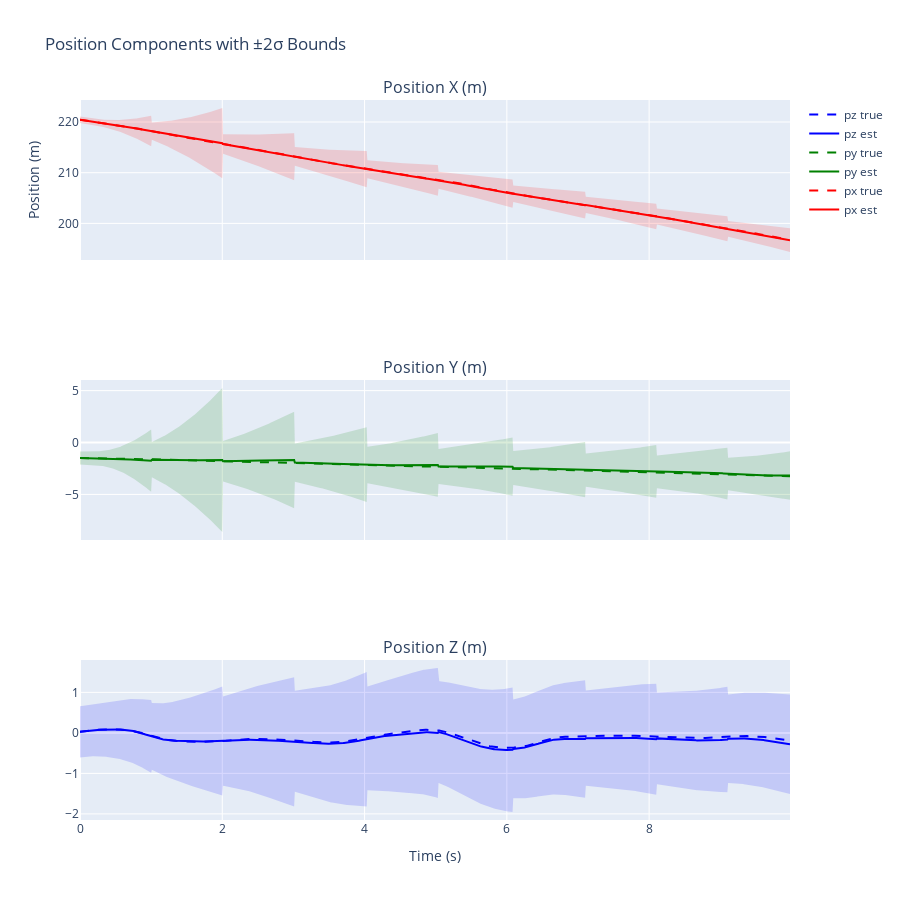

Here is the notebook cell this chart was saved with:
### Markdown cell above
## Plot Position (m)

Position updates should pull the estimate toward truth and reduce the ±2σ band. If divergence occurs, check:
- H matches EKF local coords ([0, 0, R, 0] for world-position).
- Measurement noise R reflects your sensor.
- Process noise (IMU) is not overconfident.

### Code cell
# 3 subplots for px, py, pz
fig = make_subplots(rows=3, cols=1, shared_xaxes=True, subplot_titles=("Position X (m)", "Position Y (m)", "Position Z (m)"))
color_rgb = {0: ("rgba(255,0,0,0.15)", "#ff0000"), 1: ("rgba(0,128,0,0.15)", "#008000"), 2: ("rgba(0,0,255,0.15)", "#0000ff")}
for i, comp in enumerate(["x", "y", "z"]):
    fill_rgba, line_color = color_rgb[i]; mean = pos_est[:, i]; std2p = 2.0 * pos_std[:, i]; upper = mean + std2p; lower = mean - std2p; row = i + 1
    fig.add_trace(go.Scatter(x=times, y=upper, line=dict(color=line_color, width=0), showlegend=False), row=row, col=1)
    fig.add_trace(go.Scatter(x=times, y=lower, fill="tonexty", fillcolor=fill_rgba, line=dict(color=line_color, width=0), showlegend=False), row=row, col=1)
    fig.add_trace(go.Scatter(x=times, y=mean, name=f"p{comp} est", line=dict(color=line_color, width=2)), row=row, col=1)
    fig.add_trace(go.Scatter(x=times, y=pos_true[:, i], name=f"p{comp} true", line=dict(color=line_color, dash="dash", width=2)), row=row, col=1)
fig.update_layout(height=900, title_text="Position Components with ±2σ Bounds", xaxis3_title="Time (s)", yaxis_title="Position (m)", showlegend=True)
fig.show()

### Figure 1 — Plotly figure (JSON) as saved in the notebook; plotly's stock layout.template omitted (floating-point values rounded to 4 significant figures; data arrays with more than 128 entries replaced by an {"elided": "..."} marker saying what was removed)
{"data": [{"line": {"color": "#ff0000", "width": 0}, "showlegend": false, "type": "scatter", "x": {"elided": "989 float values"}, "xaxis": "x", "y": {"elided": "989 float values"}, "yaxis": "y"}, {"fill": "tonexty", "fillcolor": "rgba(255,0,0,0.15)", "line": {"color": "#ff0000", "width": 0}, "showlegend": false, "type": "scatter", "x": {"elided": "989 float values"}, "xaxis": "x", "y": {"elided": "989 float values"}, "yaxis": "y"}, {"line": {"color": "#ff0000", "width": 2}, "name": "px est", "type": "scatter", "x": {"elided": "989 float values"}, "xaxis": "x", "y": {"elided": "989 float values"}, "yaxis": "y"}, {"line": {"color": "#ff0000", "dash": "dash", "width": 2}, "name": "px true", "type": "scatter", "x": {"elided": "989 float values"}, "xaxis": "x", "y": {"elided": "989 float values"}, "yaxis": "y"}, {"line": {"color": "#008000", "width": 0}, "showlegend": false, "type": "scatter", "x": {"elided": "989 float values"}, "xaxis": "x2", "y": {"elided": "989 float values"}, "yaxis": "y2"}, {"fill": "tonexty", "fillcolor": "rgba(0,128,0,0.15)", "line": {"color": "#008000", "width": 0}, "showlegend": false, "type": "scatter", "x": {"elided": "989 float values"}, "xaxis": "x2", "y": {"elided": "989 float values"}, "yaxis": "y2"}, {"line": {"color": "#008000", "width": 2}, "name": "py est", "type": "scatter", "x": {"elided": "989 float values"}, "xaxis": "x2", "y": {"elided": "989 float values"}, "yaxis": "y2"}, {"line": {"color": "#008000", "dash": "dash", "width": 2}, "name": "py true", "type": "scatter", "x": {"elided": "989 float values"}, "xaxis": "x2", "y": {"elided": "989 float values"}, "yaxis": "y2"}, {"line": {"color": "#0000ff", "width": 0}, "showlegend": false, "type": "scatter", "x": {"elided": "989 float values"}, "xaxis": "x3", "y": {"elided": "989 float values"}, "yaxis": "y3"}, {"fill": "tonexty", "fillcolor": "rgba(0,0,255,0.15)", "line": {"color": "#0000ff", "width": 0}, "showlegend": false, "type": "scatter", "x": {"elided": "989 float values"}, "xaxis": "x3", "y": {"elided": "989 float values"}, "yaxis": "y3"}, {"line": {"color": "#0000ff", "width": 2}, "name": "pz est", "type": "scatter", "x": {"elided": "989 float values"}, "xaxis": "x3", "y": {"elided": "989 float values"}, "yaxis": "y3"}, {"line": {"color": "#0000ff", "dash": "dash", "width": 2}, "name": "pz true", "type": "scatter", "x": {"elided": "989 float values"}, "xaxis": "x3", "y": {"elided": "989 float values"}, "yaxis": "y3"}], "layout": {"annotations": [{"font": {"size": 16}, "showarrow": false, "text": "Position X (m)", "x": 0.5, "xanchor": "center", "xref": "paper", "y": 1, "yanchor": "bottom", "yref": "paper"}, {"font": {"size": 16}, "showarrow": false, "text": "Position Y (m)", "x": 0.5, "xanchor": "center", "xref": "paper", "y": 0.6111, "yanchor": "bottom", "yref": "paper"}, {"font": {"size": 16}, "showarrow": false, "text": "Position Z (m)", "x": 0.5, "xanchor": "center", "xref": "paper", "y": 0.2222, "yanchor": "bottom", "yref": "paper"}], "height": 900, "showlegend": true, "title": {"text": "Position Components with ±2σ Bounds"}, "xaxis": {"anchor": "y", "domain": [0, 1], "matches": "x3", "showticklabels": false}, "xaxis2": {"anchor": "y2", "domain": [0, 1], "matches": "x3", "showticklabels": false}, "xaxis3": {"anchor": "y3", "domain": [0, 1], "title": {"text": "Time (s)"}}, "yaxis": {"anchor": "x", "domain": [0.7778, 1], "title": {"text": "Position (m)"}}, "yaxis2": {"anchor": "x2", "domain": [0.3889, 0.6111]}, "yaxis3": {"anchor": "x3", "domain": [0, 0.2222]}}}
